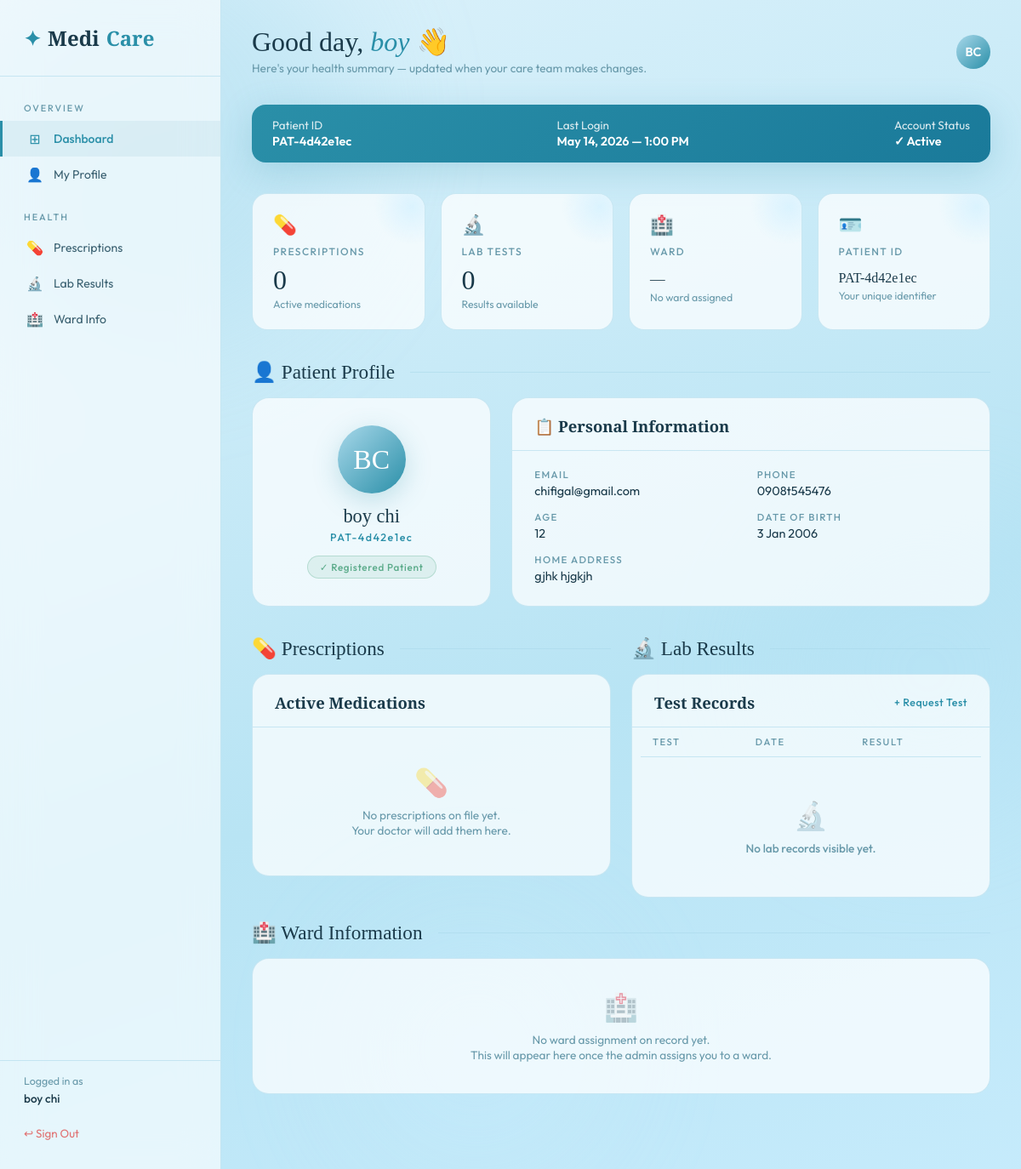
Page /dashboard/ (signed in) on the committed database.
### world/models.py (models this page shows, shortened)
class Patience_Details(models.Model):
    user_id = models.CharField(max_length=20, unique=True, blank=True, null=True)
    first_name    = models.CharField(max_length=100, blank=True)
    last_name     = models.CharField(max_length=100, blank=True)
    email         = models.EmailField(unique=True)
    age           = models.IntegerField()
    phone_number  = models.CharField(max_length=12)
    date_of_birth = models.DateField(null=True, blank=True)
    home_address  = models.CharField(max_length=100, blank=True)
    password      = models.CharField(max_length=100, blank=True)

class Dashboard(models.Model):
    patient    = models.OneToOneField(
        Patience_Details,
        on_delete=models.CASCADE,
        related_name='dashboard',
        null=True, blank=True,
    )
    last_login = models.DateTimeField(auto_now=True)

### world/views.py (the view)
# urls.py: path('dashboard/',         views.dashboard,           name='dashboard'),
def dashboard(request):
    patient = get_session_patient(request)
    if not patient:
        return redirect('login')
    ward_records  = WardModel.objects.filter(patient=patient, is_visible_to_user=True)
    lab_records   = MedLabModel.objects.filter(patient=patient, visible_to_patient=True).order_by('-report_date')
    prescriptions = PrescriptionsModel.objects.filter(patient=patient)
    dashboard_rec = DashboardModel.objects.filter(patient=patient).first()
    return render(request, 'dashboard.html', {
        'patient':       patient,
        'ward_records':  ward_records,
        'lab_records':   lab_records,
        'prescriptions': prescriptions,
        'dashboard':     dashboard_rec,
    })

### world/views.py (called while the page is built)
def get_session_patient(request):
    user_id = request.session.get('user_id')
    if not user_id:
        return None
    try:
        return PatientModel.objects.get(user_id=user_id)
    except PatientModel.DoesNotExist:
        return None

### world/templates/dashboard.html (shortened to what this page needs)
<!DOCTYPE html>
<html lang="en">
<head>
</head>
<body>
<div class="bg-canvas"></div>
<div class="blob blob-1"></div><div class="blob blob-2"></div><div class="blob blob-3"></div>
<div class="layout">
  <aside class="sidebar">
    <div class="sidebar-logo">✦ <span>Medi</span>Care</div>
    <nav class="sidebar-nav">
      <p class="sidebar-section-label">Overview</p>
      <a class="nav-item active" href="#overview"><span class="nav-icon">⊞</span> Dashboard</a>
      <a class="nav-item" href="#profile"><span class="nav-icon">👤</span> My Profile</a>
      <p class="sidebar-section-label">Health</p>
      <a class="nav-item" href="#prescriptions"><span class="nav-icon">💊</span> Prescriptions</a>
      <a class="nav-item" href="#medlab"><span class="nav-icon">🔬</span> Lab Results</a>
      <a class="nav-item" href="#ward"><span class="nav-icon">🏥</span> Ward Info</a>
    </nav>
    <div class="sidebar-footer">
      <p style="font-size:.78rem;color:var(--text-soft);margin-bottom:4px;">Logged in as</p>
      <p style="font-size:.85rem;font-weight:500;color:var(--text-dark);margin-bottom:14px;">{{ patient.first_name }} {{ patient.last_name }}</p>
      <a href="{% url 'logout' %}" class="logout-btn">↩ Sign Out</a>
    </div>
  </aside>
  <main class="main">
    <div class="topbar fade-in" id="overview">
      <div class="topbar-left">
        <h1>Good day, <em>{{ patient.first_name }}</em> 👋</h1>
        <p>Here's your health summary — updated when your care team makes changes.</p>
      </div>
      <div class="topbar-right">
        <div class="avatar">{{ patient.first_name|first|upper }}{{ patient.last_name|first|upper }}</div>
      </div>
    </div>
    <div class="last-login-bar fade-in delay-1">
      <div><p>Patient ID</p><strong>{{ patient.user_id }}</strong></div>
      <div>
        <p>Last Login</p>
        <strong>{% if dashboard %}{{ dashboard.last_login|date:"N j, Y — g:i A" }}{% else %}—{% endif %}</strong>
      </div>
      <div><p>Account Status</p><strong>✓ Active</strong></div>
    </div>
    <div class="stats-row fade-in delay-2">
      <div class="stat-card">
        <div class="stat-card-icon">💊</div>
        <div class="stat-card-label">Prescriptions</div>
        <div class="stat-card-value">{{ prescriptions|length }}</div>
        <div class="stat-card-sub">Active medications</div>
      </div>
      <div class="stat-card">
        <div class="stat-card-icon">🔬</div>
        <div class="stat-card-label">Lab Tests</div>
        <div class="stat-card-value">{{ lab_records|length }}</div>
        <div class="stat-card-sub">Results available</div>
      </div>
      <div class="stat-card">
        <div class="stat-card-icon">🏥</div>
        <div class="stat-card-label">Ward</div>
        {% if ward_records %}
          <div class="stat-card-value" style="font-size:1.1rem;padding-top:6px;">Admitted</div>
          <div class="stat-card-sub">{{ ward_records.0.get_ward_category_display }}</div>
        {% else %}
          <div class="stat-card-value" style="font-size:1.1rem;padding-top:6px;">—</div>
          <div class="stat-card-sub">No ward assigned</div>
        {% endif %}
      </div>
      <div class="stat-card">
        <div class="stat-card-icon">🪪</div>
        <div class="stat-card-label">Patient ID</div>
        <div class="stat-card-value" style="font-size:1rem;padding-top:6px;">{{ patient.user_id }}</div>
        <div class="stat-card-sub">Your unique identifier</div>
      </div>
    </div>
    <h2 class="section-heading fade-in delay-2" id="profile">👤 Patient Profile</h2>
    <div class="profile-grid fade-in delay-3">
      <div class="card">
        <div class="profile-card-inner">
          <div class="profile-avatar">{{ patient.first_name|first|upper }}{{ patient.last_name|first|upper }}</div>
          <p class="profile-name">{{ patient.first_name }} {{ patient.last_name }}</p>
          <p class="profile-id">{{ patient.user_id }}</p>
          <span class="profile-badge">✓ Registered Patient</span>
        </div>
      </div>
      <div class="card">
        <div class="card-header"><span class="card-title">📋 Personal Information</span></div>
        <div class="card-body">
          <div class="info-grid">
            <div class="info-field"><label>Email</label><p>{{ patient.email }}</p></div>
            <div class="info-field"><label>Phone</label><p>{{ patient.phone_number }}</p></div>
            <div class="info-field"><label>Age</label><p>{{ patient.age }}</p></div>
            <div class="info-field"><label>Date of Birth</label><p>{{ patient.date_of_birth|date:"j M Y" }}</p></div>
            <div class="info-field" style="grid-column:1/-1"><label>Home Address</label><p>{{ patient.home_address }}</p></div>
          </div>
        </div>
      </div>
    </div>
    <div class="two-col fade-in">
      <div id="prescriptions">
        <h2 class="section-heading">💊 Prescriptions</h2>
        <div class="card">
          <div class="card-header">
            <span class="card-title">Active Medications</span>
          </div>
          <div class="card-body" style="padding:8px 26px;">
            {% for rx in prescriptions %}
              <div class="rx-item">
                <div class="rx-dot"></div>
                <div>
                  <p class="rx-name">{{ rx.drug_name }}</p>
                  <p class="rx-dosage">{{ rx.dosage }}</p>
                </div>
              </div>
            {% empty %}
              <div class="empty-state">
                <div class="empty-state-icon">💊</div>
                <p>No prescriptions on file yet.<br>Your doctor will add them here.</p>
              </div>
            {% endfor %}
          </div>
        </div>
      </div>
      <div id="medlab">
        <h2 class="section-heading">🔬 Lab Results</h2>
        <div class="card">
          <div class="card-header">
            <span class="card-title">Test Records</span>
            <a href="{% url 'medlab' %}" class="card-action">+ Request Test</a>
          </div>
          <div class="card-body" style="padding:0 10px;">
            <table>
              <thead>
                <tr>
                  <th>Test</th>
                  <th>Date</th>
                  <th>Result</th>
                </tr>
              </thead>
              <tbody>
                {% for lab in lab_records %}
                  <tr>
                    <td>{{ lab.get_lab_service_display }}</td>
                    <td>{% if lab.report_date %}{{ lab.report_date|date:"N j, Y" }}{% else %}—{% endif %}</td>
                    <td>
                      {% if lab.has_result %}
                        <button
                          class="view-result-btn"
                          onclick="openLightbox('{{ lab.test_results.url }}', '{{ lab.get_lab_service_display }}')"
                        >🖼 View Result</button>
                      {% else %}
                        <span class="badge badge-pending">Pending</span>
                      {% endif %}
                    </td>
                  </tr>
                {% empty %}
                  <tr>
                    <td colspan="3">
                      <div class="empty-state">
                        <div class="empty-state-icon">🔬</div>
                        <p>No lab records visible yet.</p>
                      </div>
                    </td>
                  </tr>
                {% endfor %}
              </tbody>
            </table>
          </div>
        </div>
      </div>
    </div>
    <h2 class="section-heading fade-in" id="ward">🏥 Ward Information</h2>
    {% for ward in ward_records %}
      <div class="full-col fade-in">
        <div class="card">
          <div class="card-header">
            <span class="card-title">🏥 {{ ward.get_ward_category_display }} Ward — {{ ward.ward_number }}</span>
            <span class="badge badge-{{ ward.ward_category|lower }}">{{ ward.get_ward_category_display }}</span>
          </div>
          <div class="ward-card-inner">
            <div class="ward-field"><label>Ward Number</label><p>{{ ward.ward_number }}</p></div>
            <div class="ward-field"><label>Bed Number</label><p>{{ ward.bed_number }}</p></div>
            <div class="ward-field"><label>Category</label><p>{{ ward.get_ward_category_display }}</p></div>
            <div class="ward-field"><label>Guardian</label><p>{{ ward.guardians_name|default:"—" }}</p></div>
            <div class="ward-field"><label>Contact</label><p>{{ ward.contact_number|default:"—" }}</p></div>
          </div>
          {% if ward.report %}
            <div class="ward-report">
              <span class="ward-report-label">Medical Report</span>
              <p class="ward-report-text">{{ ward.report }}</p>
            </div>
          {% endif %}
          <div class="ward-admin-note">
            🔒 This section is managed by hospital administration. Contact the front desk for changes.
          </div>
        </div>
      </div>
    {% empty %}
      <div class="full-col fade-in">
        <div class="card">
          <div class="empty-state">
            <div class="empty-state-icon">🏥</div>
            <p>No ward assignment on record yet.<br>This will appear here once the admin assigns you to a ward.</p>
          </div>
        </div>
      </div>
    {% endfor %}
  </main>
</div>
</body>
</html>

### rows in the picture
Patience_Details: first_name "boy", last_name "chi", first_name|first "B", last_name|first "C", user_id "PAT-4d42e1ec", email "chifigal@gmail.com", phone_number "0908t545476", age "12", date_of_birth "3 Jan 2006", home_address "gjhk hjgkjh"
Dashboard: last_login "May 14, 2026 — 1:00 PM"

### other values in the picture
{{ prescriptions|length }} "0"
{{ lab_records|length }} "0"
